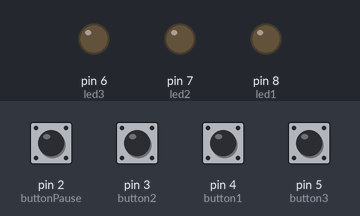
Bench run of a sketch on a simulated Arduino Uno, built with avr-gcc and run on an emulated ATmega328P. Shown: output pins drawn as LEDs (lit = HIGH). Dashed ring = blinking. The test bench sets the inputs (shaded band); at power-on: pin 2 (buttonPause), pin 3 (button2), pin 4 (button1), pin 5 (button3) HIGH.

Above: at 1.2 s.
1.3 s: pin 3 (button2) pulled LOW for 0.15 s
At 1.44 s:
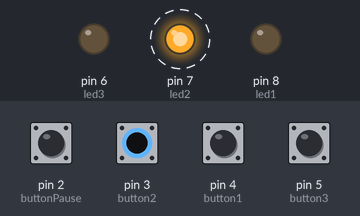
4.4 s: pin 4 (button1) pulled LOW for 0.15 s
At 6.0 s:
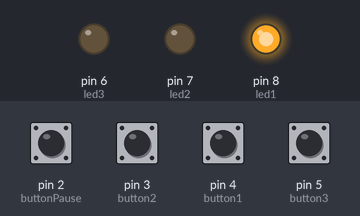
7.5 s: pin 5 (button3) pulled LOW for 0.15 s
At 7.99 s:
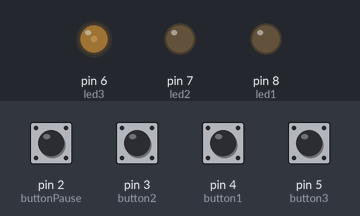
10.5 s: pin 2 (buttonPause) pulled LOW for 0.15 s
At 10.5 s:
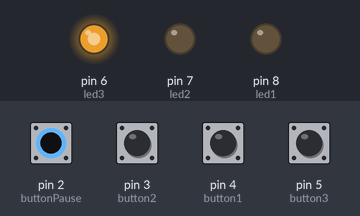
12.1 s: pin 2 (buttonPause) pulled LOW for 1 s
15.1 s: pin 3 (button2) pulled LOW for 1 s
At 15.54 s:
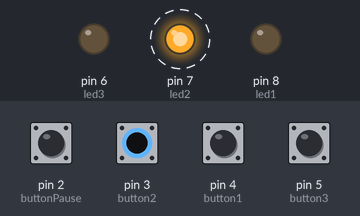
Timing chart, 0 to 19.1 s (numbered marks = the images above; inputs shaded):
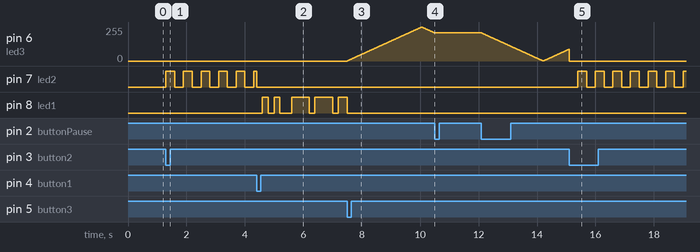

Measured:
- after the input at 1.3 s, pin 7 (led2): alternates HIGH for 0.30 s and LOW for 0.30 s, starting at once
- after the input at 4.4 s, pin 8 (led1): LOW → HIGH after 0.20 s, → LOW 0.20 s later, → HIGH 0.20 s later, → LOW 0.20 s later, … (9 changes in this stretch)
- after the input at 7.5 s, pin 6 (led3): rises from 0/255 to 255/255 in 2.5 s, then falls to 211/255 in 0.44 s
- after the input at 10.5 s, pin 6 (led3): stays 211/255 (without the input it goes to 210/255 after 0.00 s)
- after the input at 15.1 s, pin 7 (led2): alternates HIGH for 0.30 s and LOW for 0.30 s, starting after 0.30 s

The sketch:

Secuencias.ino
```cpp
// ====== PINES ======
const int led1 = 8; // SOS
const int led2 = 7; // Blink
const int led3 = 6; // Fade (PWM)

const int button1 = 4; // SOS
const int button2 = 3; // Blink
const int button3 = 5; // Fade
const int buttonPause = 2; // IRQ (pausa / reanudar)

// ====== VARIABLES ======
int lastB1 = HIGH;
int lastB2 = HIGH;
int lastB3 = HIGH;

unsigned long lastButtonChange1 = 0;
unsigned long lastButtonChange2 = 0;
unsigned long lastButtonChange3 = 0;
const unsigned long buttonDebounce = 50; // ms

volatile bool pauseRequested = false;
bool pauseFlag = false;
unsigned long lastPauseToggle = 0;
const unsigned long pauseDebounce = 200;

int activeEffect = 0;

// SOS
const int MAX_SOS = 40;
bool sosOn[MAX_SOS];
unsigned int sosDur[MAX_SOS];
int sosLen = 0;
int sosIdx = 0;
unsigned long sosLastMillis = 0;

// Blink
int idxBlink = 0;
unsigned long blinkLastMillis = 0;
const unsigned long blinkPeriod = 300;

// Fade
int idxFade = 0;
int fadeDir = 1;
unsigned long fadeLastMillis = 0;
const unsigned long fadeStepPeriod = 10;

void pauseISR();
void buildSOSPattern();
void updateSOS();
void updateBlink();
void updateFade();

void setup() {
  pinMode(led1, OUTPUT);
  pinMode(led2, OUTPUT);
  pinMode(led3, OUTPUT);

  pinMode(button1, INPUT_PULLUP);
  pinMode(button2, INPUT_PULLUP);
  pinMode(button3, INPUT_PULLUP);
  pinMode(buttonPause, INPUT_PULLUP);

  buildSOSPattern();

  attachInterrupt(digitalPinToInterrupt(buttonPause), pauseISR, FALLING);

  digitalWrite(led1, LOW);
  digitalWrite(led2, LOW);
  analogWrite(led3, 0);  // SOLO PWM, NO digitalWrite!
}

void loop() {
  unsigned long now = millis();

  if (pauseRequested) {
    pauseRequested = false;
    if (now - lastPauseToggle > pauseDebounce) {
      pauseFlag = !pauseFlag;
      lastPauseToggle = now;
    }
  }

  // ====== BOTONES ======
  int b1 = digitalRead(button1);
  if (b1 != lastB1 && now - lastButtonChange1 > buttonDebounce) {
    lastButtonChange1 = now;
    if (b1 == LOW) activeEffect = 1;
  }
  lastB1 = b1;

  int b2 = digitalRead(button2);
  if (b2 != lastB2 && now - lastButtonChange2 > buttonDebounce) {
    lastButtonChange2 = now;
    if (b2 == LOW) activeEffect = 2;
  }
  lastB2 = b2;

  int b3 = digitalRead(button3);
  if (b3 != lastB3 && now - lastButtonChange3 > buttonDebounce) {
    lastButtonChange3 = now;
    if (b3 == LOW) activeEffect = 3;
  }
  lastB3 = b3;

  if (pauseFlag) {
    return; // congelar estado
  }

  // ====== EFECTOS ======
  if (activeEffect == 1) updateSOS();
  else if (activeEffect == 2) updateBlink();
  else if (activeEffect == 3) updateFade();
  else {
    digitalWrite(led1, LOW);
    digitalWrite(led2, LOW);
    analogWrite(led3, 0);
  }
}

void pauseISR() {
  pauseRequested = true;
}

// ====== SOS ======
void buildSOSPattern() {
  sosLen = 0;

  // 3 dots
  for (int i = 0; i < 3; i++) {
    sosOn[sosLen] = true;  sosDur[sosLen++] = 200;
    sosOn[sosLen] = false; sosDur[sosLen++] = 200;
  }
  sosOn[sosLen] = false; sosDur[sosLen++] = 200;

  // 3 dashes
  for (int i = 0; i < 3; i++) {
    sosOn[sosLen] = true;  sosDur[sosLen++] = 600;
    sosOn[sosLen] = false; sosDur[sosLen++] = 200;
  }
  sosOn[sosLen] = false; sosDur[sosLen++] = 200;

  // 3 dots
  for (int i = 0; i < 3; i++) {
    sosOn[sosLen] = true;  sosDur[sosLen++] = 200;
    sosOn[sosLen] = false; sosDur[sosLen++] = 200;
  }

  sosOn[sosLen] = false; sosDur[sosLen++] = 600;

  sosIdx = 0;
  sosLastMillis = millis();
}

void updateSOS() {
  unsigned long now = millis();

  digitalWrite(led2, LOW);
  analogWrite(led3, 0);

  if (now - sosLastMillis >= sosDur[sosIdx]) {
    sosIdx++;
    if (sosIdx >= sosLen) sosIdx = 0;
    sosLastMillis = now;
  }

  digitalWrite(led1, sosOn[sosIdx] ? HIGH : LOW);
}

// ====== BLINK ======
void updateBlink() {
  unsigned long now = millis();

  digitalWrite(led1, LOW);
  analogWrite(led3, 0);

  if (now - blinkLastMillis >= blinkPeriod) {
    blinkLastMillis = now;
    digitalWrite(led2, (idxBlink % 2 == 0) ? HIGH : LOW);
    idxBlink++;
  }
}

// ====== FADE ======
void updateFade() {
  unsigned long now = millis();

  digitalWrite(led1, LOW);
  digitalWrite(led2, LOW);

  if (now - fadeLastMillis >= fadeStepPeriod) {
    fadeLastMillis = now;

    analogWrite(led3, idxFade);

    idxFade += fadeDir;
    if (idxFade >= 255) { idxFade = 255; fadeDir = -1; }
    if (idxFade <= 0)   { idxFade = 0;   fadeDir = 1; }
  } else {
    analogWrite(led3, idxFade);
  }
}
```
